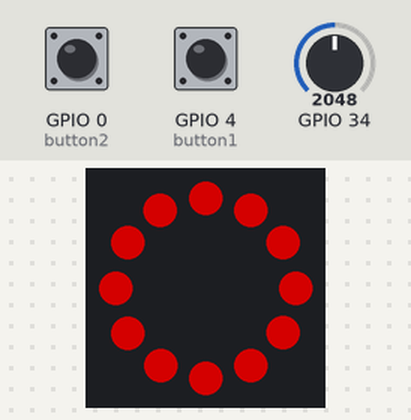
Simulated run of this program. Board: ESP32 board running MicroPython. On the bench: 12 RGB LEDs in a ring, first at the top, clockwise. The inputs (shaded band) are chosen by the test bench; at power-on: GPIO 34 = 2048, GPIO 0 (button2) HIGH, GPIO 4 (button1) HIGH (analog values on the 0–4095 scale). Dim RGB values are drawn brighter than linear.

Above: at 1.2 s.
1.3 s: GPIO 34 set to 0
At 1.6 s:
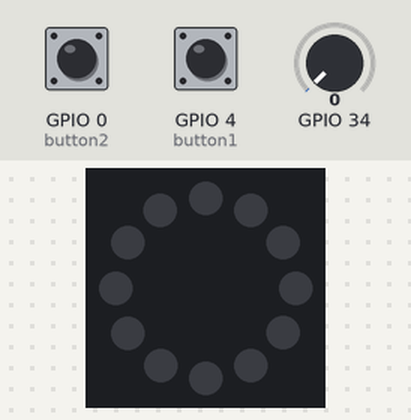
2.8 s: GPIO 0 (button2) pulled LOW for 0.15 s
At 2.9 s:
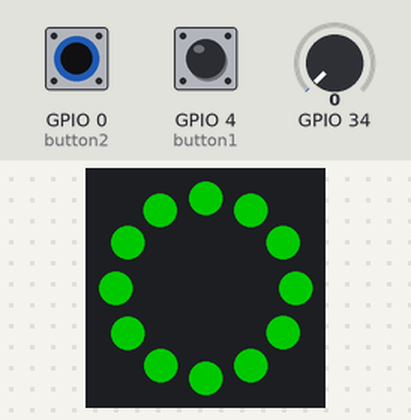
4.5 s: GPIO 4 (button1) pulled LOW for 0.15 s
At 4.6 s:
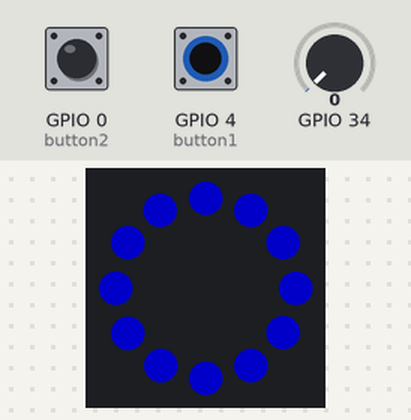
6.2 s: GPIO 34 set to 491
At 6.6 s:
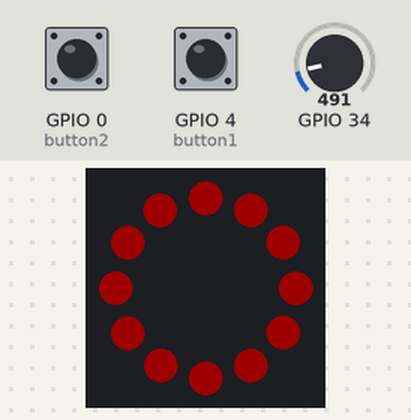
7.7 s: GPIO 34 set to 1228
Timing chart, 0 to 10.2 s (numbered marks = the images above; inputs shaded):
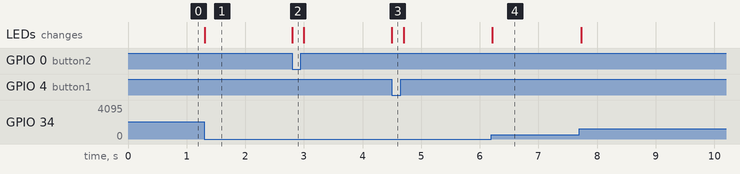

Measured:
- after the input at 1.3 s, the LEDs: change at once (image 1)
- after the input at 2.8 s, the LEDs: change at once (image 2)
- after the input at 4.5 s, the LEDs: change at once (image 3)
- after the input at 6.2 s, the LEDs: change at once (image 4)

The program:

better_cohesion_coupling.py
```python
import machine
import neopixel
import time

"""
Problemer med dette design:

Lav cohesion:

Klassen AllInOne har for mange ansvarsområder
(LED-kontrol, potentiometer-læsning, og knaphåndtering),
hvilket gør den svær at forstå og vedligeholde.

Høj coupling:

Alle komponenter er tæt forbundet inden for samme klasse,
hvilket gør det svært at ændre eller teste individuelle dele af systemet.

Øvelse:

koden skal omstruktureres (re-formateres).
Det meste af koden fra eksemplet kan genbruges for at løse øvelsen, men det skal flyttes rundt.

1. prøv at skabe høj cohesion ved at oprette en ny klasse til hvert ansvarsområde
    - Navngiv hver klasse fornuftigt efter PEP8: https://www.python.org/dev/peps/pep-0008
    - Hver klasse skal have sin egen constructor (__init__) og instantiere de objekter der
        kræves for at den kan fungere.
    - Lav nu et objekt for hver af klasserne, til potmeter, neopixel-ring og et til hver trykknap.
    - Behold hver klassse i samme fil og test at koden virker
    - Gem dette program i en mappe kalde "better_cohesion" og navngiv filen "better_cohesion_example.py"


"""

###########################################################################
# Nye klasser indsættes her

class Potmeter:
    def __init__(self, pot_pin):
        self.pot = machine.ADC(machine.Pin(pot_pin))
        self.pot.atten(machine.ADC.ATTN_11DB)
        self.pot.width(machine.ADC.WIDTH_10BIT)

    def read(self):
        return self.pot.read()


class NeopixelRing:
    def __init__(self, led_pin, num_pixels):
        self.np = neopixel.NeoPixel(machine.Pin(led_pin), num_pixels)
        self.num_pixels = num_pixels

    def set_color(self, r, g, b):
        for i in range(self.num_pixels):
            self.np[i] = (r, g, b)
        self.np.write()


class Button:
    def __init__(self, button_pin, button_handler):
        self.button = machine.Pin(button_pin, machine.Pin.IN, machine.Pin.PULL_UP)
        self.button_handler = button_handler
        self.button.irq(trigger=machine.Pin.IRQ_FALLING, handler=self.button_handler)


###########################################################################


npr = NeopixelRing(26, 12)
def button1_handler(pin):
    npr.set_color(0, 0, 100)
    time.sleep(0.2)

button1 = Button(4, button1_handler)

def button2_handler(pin):
    npr.set_color(0, 100, 0)
    time.sleep(0.2)

button2 = Button(0, button2_handler)


pot = Potmeter(34)
while True:

    brightness = pot.read() // 4
    npr.set_color(brightness, 0, 0)
    time.sleep(0.1)
```
